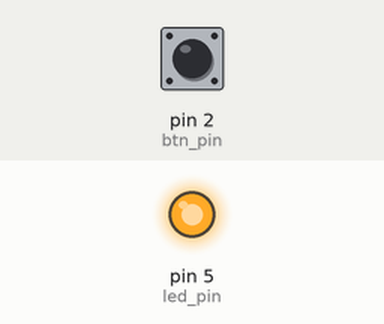
This sketch was run on a simulated Arduino Uno, built with avr-gcc and run on an emulated ATmega328P. Parts: output pins drawn as LEDs (lit = HIGH). The inputs (shaded band) are chosen by the test bench; at power-on: pin 2 (btn_pin) HIGH.

Above: at 1.2 s.
1.3 s: pin 2 (btn_pin) pulled LOW for 0.15 s
At 1.8 s:
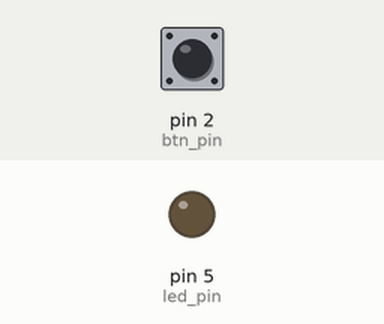
2.9 s: pin 2 (btn_pin) pulled LOW for 1 s
At 4.2 s:
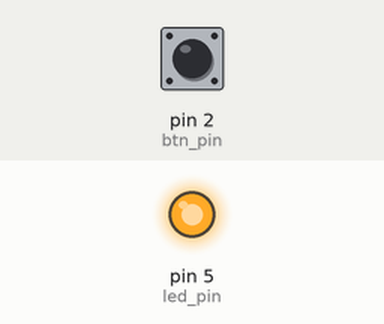
5.4 s: pin 2 (btn_pin) pulled LOW for 3.2 s
At 6.1 s:
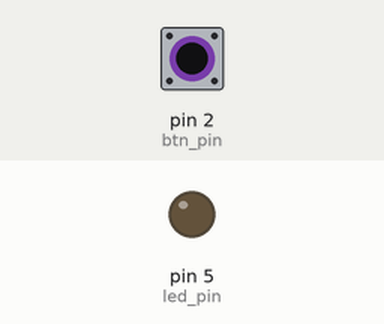
Timing chart, 0 to 8.4 s (numbered marks = the images above; inputs shaded):
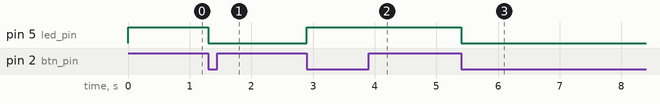

Measured:
- after the input at 1.3 s, pin 5 (led_pin): HIGH → LOW at once
- after the input at 2.9 s, pin 5 (led_pin): LOW → HIGH at once
- after the input at 5.4 s, pin 5 (led_pin): HIGH → LOW at once

The sketch:

Blink_photocell.ino
```cpp
const int btn_pin = 2;
const int led_pin = 5;

uint8_t flag = 0;

void setup() {
  DDRD &= ~(1<<btn_pin);
  PORTD |= (1<<led_pin);

  DDRD |= (1<<led_pin);

  EICRA |= (1<<ISC01);

  EICRA &= ~(1<<ISC00);

  EIMSK |= (1<<INT0);

  sei();
}

void loop() {
  delay(500);
}

ISR(INT0_vect){
  PORTD ^= (1<<led_pin);
}
```
